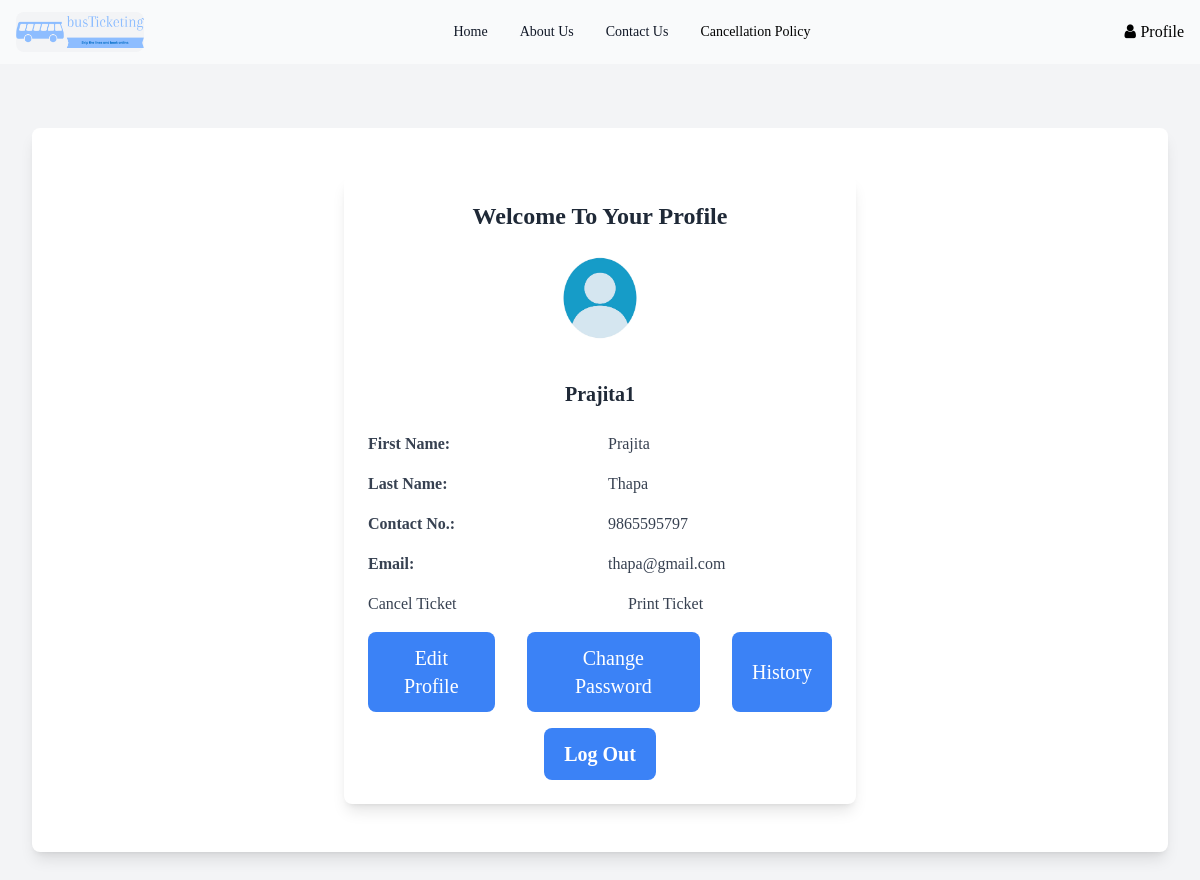
The app's page /profile/ (signed in) with its own data.
### customerPage/models.py (models this page shows)
class Customer(AbstractUser):
    phone_number = models.CharField(max_length=20, null=True, blank=True)

### customerPage/views.py (the view)
# urls.py: path('profile/', views.Profile, name='profile'),
def Profile(request):
    return render(request, 'profile.html')

### customerPage/templates/profile.html
{% extends 'base_nav.html' %}
{% load static %}
{% block maincontent %}
<section class="bg-gray-100">
    <div class="mx-auto max-w-screen-xl px-4 py-16 sm:px-6 lg:px-8">
        <div class="rounded-lg bg-white p-8 shadow-lg lg:col-span-3 lg:p-12">
            <div class="max-w-lg mx-auto bg-white rounded-lg shadow-lg">
                <div class="p-6">
                    <h2 class="text-2xl font-bold text-gray-800 flex justify-center">Welcome To Your Profile</h2>
                    <div class="flex items-center justify-center">
                        <div class="rounded-full p-4">
                            <img src="{% static 'profile.png' %}" alt="Profile Image" style="width: 100px; height: 100px;">
                        </div>
                    </div>
                    <div class="text-center mt-4">
                        <h2 class="text-xl font-semibold text-gray-800">{{ user }}</h2>
                    </div>
                    <div class="mt-6">
                        <div class="text-gray-700">
                            <div class="grid grid-cols-2 gap-4">
                                <div class="font-semibold">First Name:</div>
                                <div>{{ user.first_name }}</div>
                                <div class="font-semibold">Last Name:</div>
                                <div>{{ user.last_name }}</div>
                                <div class="font-semibold">Contact No.:</div>
                                <div>{{ user.phone_number }}</div>
                                <div class="font-semibold">Email:</div>
                                <div>{{ user.email }}</div>
                                <div class="hover:underline">
                                    <a href="{% url 'customerPage:cancel'%}" class="hover:underline">Cancel Ticket</a>
                                </div>
                                <div class="hover:underline">
                                    <a href="{% url 'customerPage:print'%}" style="margin-left: 20px;" class="hover:underline">Print Ticket</a>
                                </div>
                            </div>
                        </div>
                    </div>
                    <div class="flex justify-center mt-4 gap-8">
                        <button class="inline-block rounded-lg bg-blue-500 px-5 py-3 text-xl font-medium text-white">
                            <a href="{% url 'customerPage:editProfile'%}" class="hover:underline">Edit Profile</a>
                        </button>
                        <button class="inline-block rounded-lg bg-blue-500 px-5 py-3 text-xl font-medium text-white">
                            <a href="{% url 'customerPage:changePassword'%}" class="hover:underline">Change Password</a>
                        </button>
                        <button class="inline-block rounded-lg bg-blue-500 px-5 py-3 text-xl font-medium text-white">
                            <a href="{% url 'payment:booking_history'%}" class="hover:underline">History</a>
                        </button>
                    </div>
                    <div class="flex justify-center mt-4">
                        <button class="inline-block rounded-lg bg-blue-500 px-5 py-3 text-xl font-bold text-white">
                            <a href="{% url 'customerPage:logout'%}" class="hover:underline">Log Out</a>
                        </button>
                    </div>
                </div>
            </div>
        </div>
    </div>
</section>
{% endblock maincontent %}

### records on screen
Customer: username "Prajita1", first_name "Prajita", last_name "Thapa", phone_number "9865595797", email "thapa@gmail.com"
